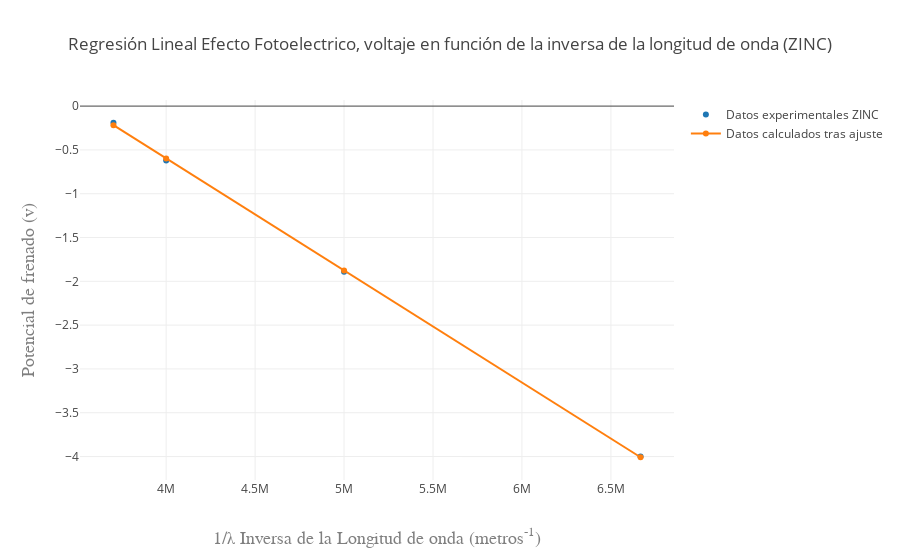

Notebook code for this chart:
### Code cell
var datos2 = [
  { x: inversa_de_longitudes_de_onda2, 
    y: voltajes_medidos2, name: 'Datos experimentales ZINC' , mode: 'markers'
   },
  { x: inversa_de_longitudes_de_onda2, 
    y: voltajes_de_frenado_calculados2, name: 'Datos calculados tras ajuste' 
    }
  
];
var layout2 = {
  title: 'Regresión Lineal Efecto Fotoelectrico, voltaje en función de la inversa de la longitud de onda (ZINC)',
  xaxis: { title: '1/λ Inversa de la Longitud de onda (metros<sup>-1</sup>)',
    titlefont: { family: 'Courier New, monospace', size: 18, color: '#7f7f7f' }
   
        },
  yaxis: {
    title: 'Potencial de frenado (v)',
     titlefont: {family: 'Courier New, monospace', size: 18, color: '#7f7f7f' }
    
  }
};
Plotly(datos2, layout2,);

### Figure 1 — Plotly figure (JSON) as saved in the notebook; plotly's stock layout.template omitted (floating-point values rounded to 4 significant figures)
{"data": [{"x": [6667000.0, 5000000, 4000000.0, 3704000.0], "y": [-4, -1.89, -0.62, -0.19], "name": "Datos experimentales ZINC", "mode": "markers"}, {"x": [6667000.0, 5000000, 4000000.0, 3704000.0], "y": [-4.008, -1.876, -0.5972, -0.2182], "name": "Datos calculados tras ajuste"}], "layout": {"title": "Regresión Lineal Efecto Fotoelectrico, voltaje en función de la inversa de la longitud de onda (ZINC)", "xaxis": {"title": "1/λ Inversa de la Longitud de onda (metros<sup>-1</sup>)", "titlefont": {"family": "Courier New, monospace", "size": 18, "color": "#7f7f7f"}}, "yaxis": {"title": "Potencial de frenado (v)", "titlefont": {"family": "Courier New, monospace", "size": 18, "color": "#7f7f7f"}}}}
